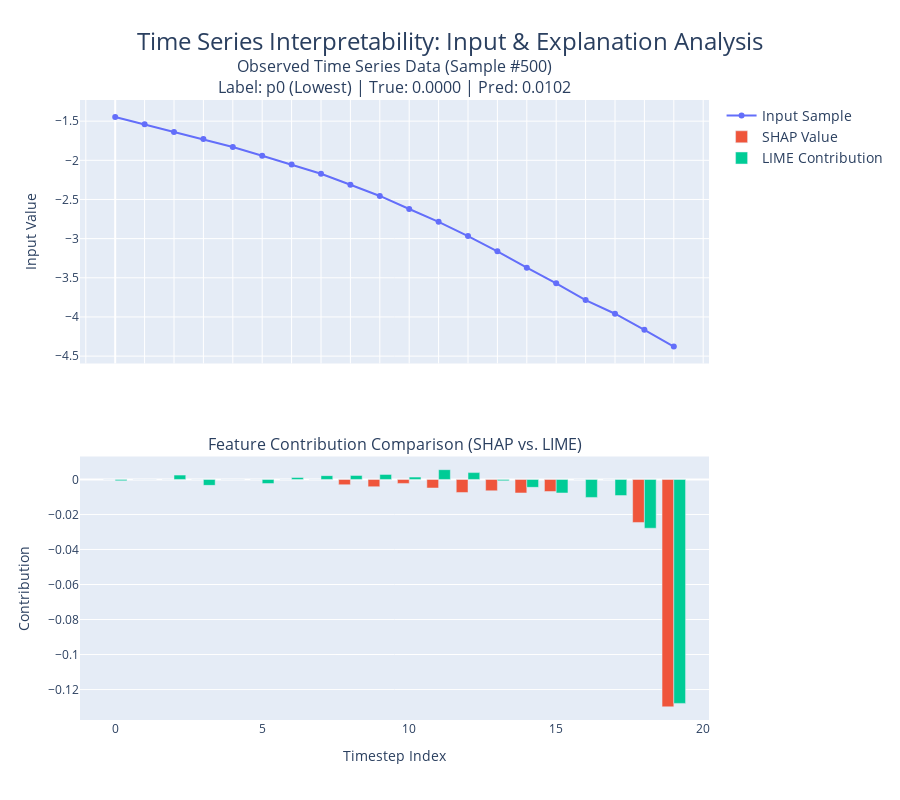
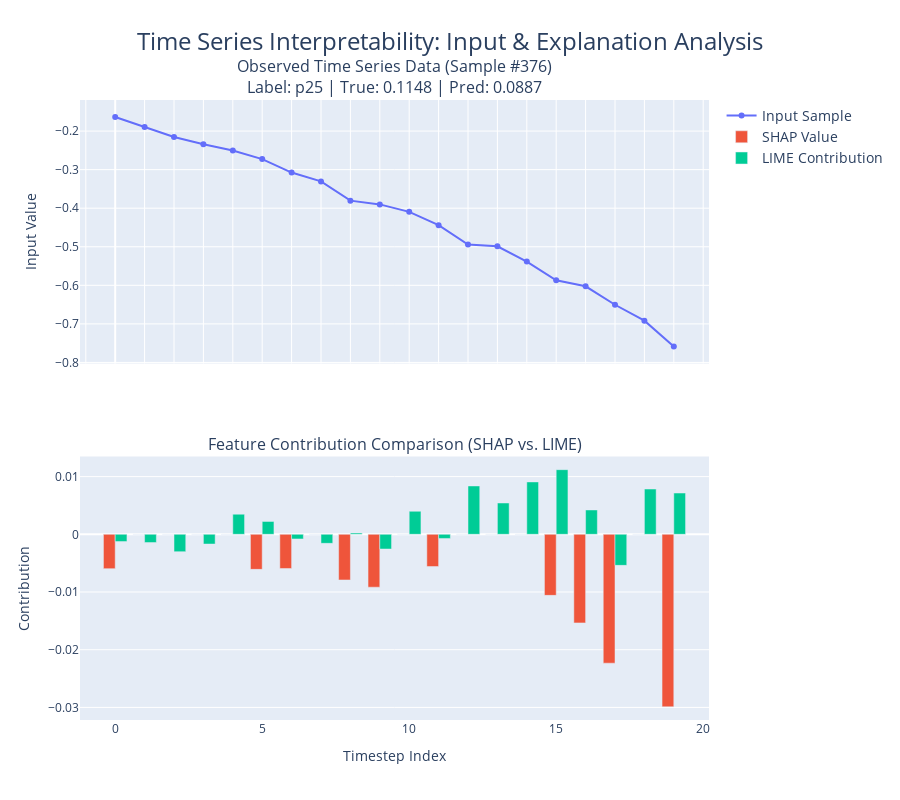
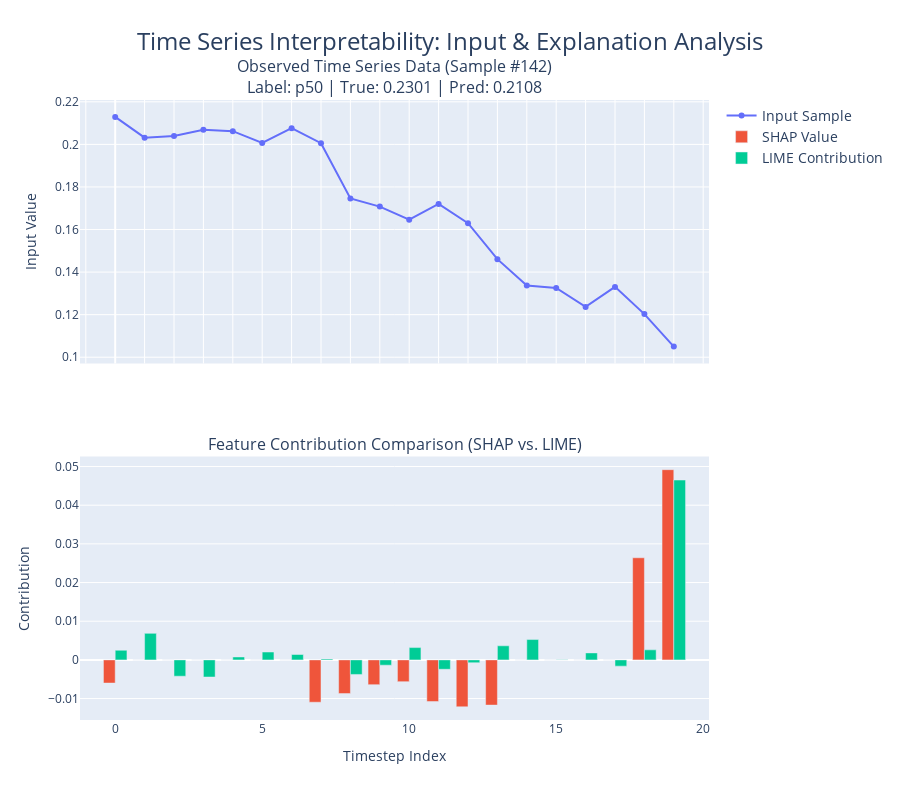
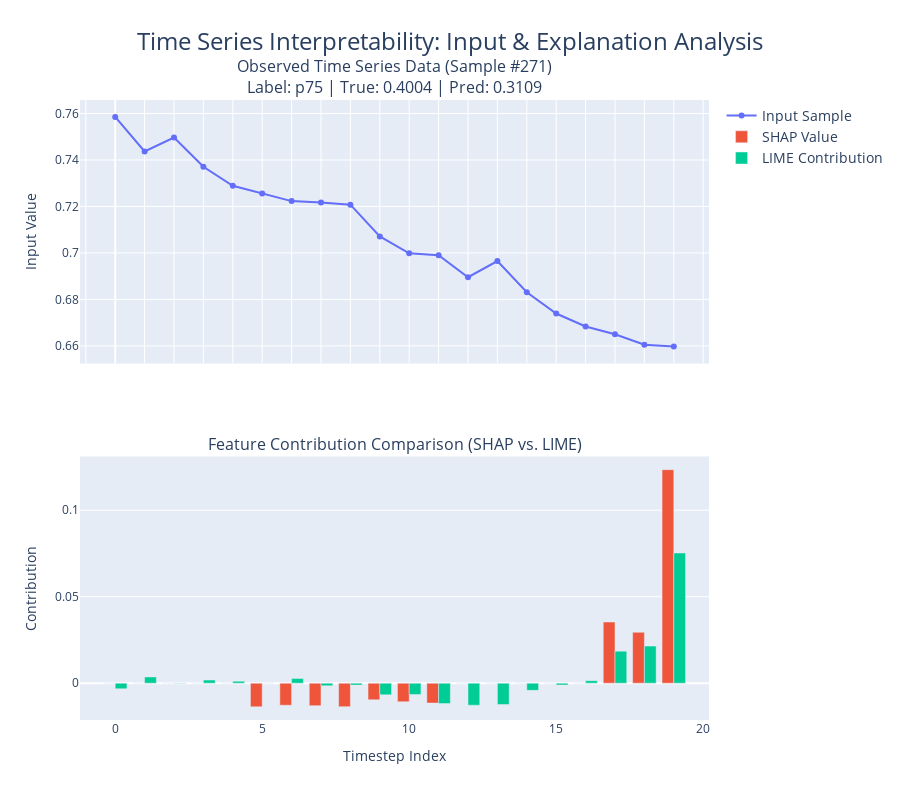

Notebook code cell kept with these figures, in order:
### Markdown cell above
This subsection will explore how the explanations change for different percentiles of the target variable. We will use the SHAP and LIME libraries to explain the predictions of a regression model.

### Code cell
# ===============================================
# Looking at how SHAP and LIME values compare for samples for different values of the target variable
# ===============================================
# The purpose of this section is to show how the predictions change for samples with different target values.
# We will pick samples at different percentiles of the target variable, then compare SHAP and LIME explanations.

y_pred_lstm = lstm_model.predict(X_test_flat.reshape(-1, 20, 1), verbose=False).flatten()

# =======================================
# 1) Pick Interesting Samples (Percentiles)
# =======================================
sorted_indices = np.argsort(y_test_reg) 
n_samples = len(y_test_reg)

p0_index   = sorted_indices[0]
p25_index  = sorted_indices[int(0.25 * n_samples)]
p50_index  = sorted_indices[int(0.50 * n_samples)]
p75_index  = sorted_indices[int(0.75 * n_samples)]
p100_index = sorted_indices[-1]

percentile_indices = {
    "p0 (Lowest)": p0_index,
    "p25": p25_index,
    "p50": p50_index,
    "p75": p75_index,
    "p100 (Highest)": p100_index
}

print("Percentile sample indices based on true values:")
for label, idx in percentile_indices.items():
    print(f"{label}: index {idx}, "
          f"prediction {y_test_reg[idx]:.4f}, "
          f"true {y_pred_lstm[idx]:.4f}")


# =======================================
# 2) Generate Combined Plots using the explain_and_plot_shap_lime function.
# =======================================
for label, idx in percentile_indices.items():
    sample_2d = X_test_flat[idx]  # shape: (120,)
    true_val  = y_test_reg[idx]
    pred_val  = y_pred_lstm[idx]
    
    explain_and_plot_shap_lime(
        sample_2d=sample_2d,
        sample_index=idx,
        label=label,
        y_true=true_val,
        y_pred=pred_val
    )

### Figure 1 — Plotly figure (JSON) as saved in the notebook; plotly's stock layout.template omitted (floating-point values rounded to 4 significant figures)
{"data": [{"mode": "lines+markers", "name": "Input Sample", "type": "scatter", "x": [0, 1, 2, 3, 4, 5, 6, 7, 8, 9, 10, 11, 12, 13, 14, 15, 16, 17, 18, 19], "xaxis": "x", "y": [-1.446, -1.541, -1.64, -1.729, -1.83, -1.941, -2.054, -2.172, -2.312, -2.455, -2.622, -2.785, -2.967, -3.163, -3.371, -3.57, -3.785, -3.959, -4.164, -4.378], "yaxis": "y"}, {"name": "SHAP Value", "type": "bar", "x": [0, 1, 2, 3, 4, 5, 6, 7, 8, 9, 10, 11, 12, 13, 14, 15, 16, 17, 18, 19], "xaxis": "x2", "y": [0, 0, 0, 0, 0, 0, 0, 0, -0.003019, -0.00415, -0.002277, -0.004892, -0.007446, -0.006478, -0.007722, -0.006885, 0, 0, -0.02457, -0.1299], "yaxis": "y2"}, {"name": "LIME Contribution", "type": "bar", "x": [0, 1, 2, 3, 4, 5, 6, 7, 8, 9, 10, 11, 12, 13, 14, 15, 16, 17, 18, 19], "xaxis": "x2", "y": [-0.0007265, -5.584e-05, 0.002477, -0.003378, -5.995e-05, -0.002344, 0.001103, 0.002177, 0.002291, 0.002895, 0.001334, 0.00558, 0.003909, -0.0007553, -0.004508, -0.007724, -0.01027, -0.009216, -0.02787, -0.1279], "yaxis": "y2"}], "layout": {"annotations": [{"font": {"size": 16}, "showarrow": false, "text": "Observed Time Series Data (Sample #500)<br>Label: p0 (Lowest) | True: 0.0000 | Pred: 0.0102", "x": 0.5, "xanchor": "center", "xref": "paper", "y": 1, "yanchor": "bottom", "yref": "paper"}, {"font": {"size": 16}, "showarrow": false, "text": "Feature Contribution Comparison (SHAP vs. LIME)", "x": 0.5, "xanchor": "center", "xref": "paper", "y": 0.425, "yanchor": "bottom", "yref": "paper"}], "barmode": "group", "height": 800, "legend": {"font": {"size": 14}, "orientation": "v", "x": 1.02, "y": 1}, "title": {"font": {"size": 24}, "text": "Time Series Interpretability: Input & Explanation Analysis", "x": 0.5, "xanchor": "center"}, "xaxis": {"anchor": "y", "domain": [0, 1], "dtick": 1, "matches": "x2", "showticklabels": false, "tickmode": "linear"}, "xaxis2": {"anchor": "y2", "domain": [0, 1], "title": {"text": "Timestep Index"}}, "yaxis": {"anchor": "x", "domain": [0.575, 1], "title": {"text": "Input Value"}}, "yaxis2": {"anchor": "x2", "domain": [0, 0.425], "title": {"text": "Contribution"}}}}

### Figure 2 — Plotly figure (JSON) as saved in the notebook; plotly's stock layout.template omitted (floating-point values rounded to 4 significant figures)
{"data": [{"mode": "lines+markers", "name": "Input Sample", "type": "scatter", "x": [0, 1, 2, 3, 4, 5, 6, 7, 8, 9, 10, 11, 12, 13, 14, 15, 16, 17, 18, 19], "xaxis": "x", "y": [-0.1633, -0.1891, -0.2153, -0.2344, -0.2505, -0.2726, -0.3076, -0.3305, -0.3804, -0.3902, -0.4095, -0.4439, -0.4943, -0.4989, -0.5384, -0.5871, -0.6025, -0.6504, -0.6917, -0.7589], "yaxis": "y"}, {"name": "SHAP Value", "type": "bar", "x": [0, 1, 2, 3, 4, 5, 6, 7, 8, 9, 10, 11, 12, 13, 14, 15, 16, 17, 18, 19], "xaxis": "x2", "y": [-0.005949, 0, 0, 0, 0, -0.006076, -0.005924, 0, -0.007915, -0.009165, 0, -0.005587, 0, 0, 0, -0.01058, -0.01535, -0.02234, 0, -0.0299], "yaxis": "y2"}, {"name": "LIME Contribution", "type": "bar", "x": [0, 1, 2, 3, 4, 5, 6, 7, 8, 9, 10, 11, 12, 13, 14, 15, 16, 17, 18, 19], "xaxis": "x2", "y": [-0.001265, -0.001432, -0.003006, -0.001689, 0.00349, 0.002238, -0.0008032, -0.001564, 0.0002238, -0.002551, 0.003992, -0.000718, 0.008383, 0.005428, 0.009082, 0.0112, 0.004223, -0.005383, 0.007848, 0.007155], "yaxis": "y2"}], "layout": {"annotations": [{"font": {"size": 16}, "showarrow": false, "text": "Observed Time Series Data (Sample #376)<br>Label: p25 | True: 0.1148 | Pred: 0.0887", "x": 0.5, "xanchor": "center", "xref": "paper", "y": 1, "yanchor": "bottom", "yref": "paper"}, {"font": {"size": 16}, "showarrow": false, "text": "Feature Contribution Comparison (SHAP vs. LIME)", "x": 0.5, "xanchor": "center", "xref": "paper", "y": 0.425, "yanchor": "bottom", "yref": "paper"}], "barmode": "group", "height": 800, "legend": {"font": {"size": 14}, "orientation": "v", "x": 1.02, "y": 1}, "title": {"font": {"size": 24}, "text": "Time Series Interpretability: Input & Explanation Analysis", "x": 0.5, "xanchor": "center"}, "xaxis": {"anchor": "y", "domain": [0, 1], "dtick": 1, "matches": "x2", "showticklabels": false, "tickmode": "linear"}, "xaxis2": {"anchor": "y2", "domain": [0, 1], "title": {"text": "Timestep Index"}}, "yaxis": {"anchor": "x", "domain": [0.575, 1], "title": {"text": "Input Value"}}, "yaxis2": {"anchor": "x2", "domain": [0, 0.425], "title": {"text": "Contribution"}}}}

### Figure 3 — Plotly figure (JSON) as saved in the notebook; plotly's stock layout.template omitted (floating-point values rounded to 4 significant figures)
{"data": [{"mode": "lines+markers", "name": "Input Sample", "type": "scatter", "x": [0, 1, 2, 3, 4, 5, 6, 7, 8, 9, 10, 11, 12, 13, 14, 15, 16, 17, 18, 19], "xaxis": "x", "y": [0.2129, 0.2032, 0.204, 0.2069, 0.2062, 0.2007, 0.2076, 0.2006, 0.1746, 0.1708, 0.1646, 0.172, 0.163, 0.1461, 0.1337, 0.1325, 0.1236, 0.133, 0.1203, 0.105], "yaxis": "y"}, {"name": "SHAP Value", "type": "bar", "x": [0, 1, 2, 3, 4, 5, 6, 7, 8, 9, 10, 11, 12, 13, 14, 15, 16, 17, 18, 19], "xaxis": "x2", "y": [-0.005997, 0, 0, 0, 0, 0, 0, -0.01095, -0.008719, -0.006399, -0.005627, -0.01077, -0.01214, -0.01169, 0, 0, 0, 0, 0.0264, 0.04919], "yaxis": "y2"}, {"name": "LIME Contribution", "type": "bar", "x": [0, 1, 2, 3, 4, 5, 6, 7, 8, 9, 10, 11, 12, 13, 14, 15, 16, 17, 18, 19], "xaxis": "x2", "y": [0.002499, 0.006856, -0.004223, -0.004435, 0.0007559, 0.002034, 0.001392, 0.0002413, -0.003766, -0.00137, 0.003182, -0.002431, -0.0007373, 0.003639, 0.005258, 3.621e-05, 0.001805, -0.001616, 0.002598, 0.04651], "yaxis": "y2"}], "layout": {"annotations": [{"font": {"size": 16}, "showarrow": false, "text": "Observed Time Series Data (Sample #142)<br>Label: p50 | True: 0.2301 | Pred: 0.2108", "x": 0.5, "xanchor": "center", "xref": "paper", "y": 1, "yanchor": "bottom", "yref": "paper"}, {"font": {"size": 16}, "showarrow": false, "text": "Feature Contribution Comparison (SHAP vs. LIME)", "x": 0.5, "xanchor": "center", "xref": "paper", "y": 0.425, "yanchor": "bottom", "yref": "paper"}], "barmode": "group", "height": 800, "legend": {"font": {"size": 14}, "orientation": "v", "x": 1.02, "y": 1}, "title": {"font": {"size": 24}, "text": "Time Series Interpretability: Input & Explanation Analysis", "x": 0.5, "xanchor": "center"}, "xaxis": {"anchor": "y", "domain": [0, 1], "dtick": 1, "matches": "x2", "showticklabels": false, "tickmode": "linear"}, "xaxis2": {"anchor": "y2", "domain": [0, 1], "title": {"text": "Timestep Index"}}, "yaxis": {"anchor": "x", "domain": [0.575, 1], "title": {"text": "Input Value"}}, "yaxis2": {"anchor": "x2", "domain": [0, 0.425], "title": {"text": "Contribution"}}}}

### Figure 4 — Plotly figure (JSON) as saved in the notebook; plotly's stock layout.template omitted (floating-point values rounded to 4 significant figures)
{"data": [{"mode": "lines+markers", "name": "Input Sample", "type": "scatter", "x": [0, 1, 2, 3, 4, 5, 6, 7, 8, 9, 10, 11, 12, 13, 14, 15, 16, 17, 18, 19], "xaxis": "x", "y": [0.7585, 0.7437, 0.7497, 0.7371, 0.7289, 0.7255, 0.7223, 0.7217, 0.7208, 0.7071, 0.6999, 0.699, 0.6895, 0.6965, 0.6831, 0.6739, 0.6684, 0.665, 0.6605, 0.6597], "yaxis": "y"}, {"name": "SHAP Value", "type": "bar", "x": [0, 1, 2, 3, 4, 5, 6, 7, 8, 9, 10, 11, 12, 13, 14, 15, 16, 17, 18, 19], "xaxis": "x2", "y": [0, 0, 0, 0, 0, -0.01366, -0.01274, -0.013, -0.01359, -0.009592, -0.01071, -0.0115, 0, 0, 0, 0, 0, 0.03537, 0.02942, 0.1234], "yaxis": "y2"}, {"name": "LIME Contribution", "type": "bar", "x": [0, 1, 2, 3, 4, 5, 6, 7, 8, 9, 10, 11, 12, 13, 14, 15, 16, 17, 18, 19], "xaxis": "x2", "y": [-0.003246, 0.003635, 5.88e-05, 0.001838, 0.00119, -9.42e-05, 0.00268, -0.001531, -0.001108, -0.006725, -0.00653, -0.0118, -0.01273, -0.0123, -0.004137, -0.001052, 0.001452, 0.01853, 0.02144, 0.0753], "yaxis": "y2"}], "layout": {"annotations": [{"font": {"size": 16}, "showarrow": false, "text": "Observed Time Series Data (Sample #271)<br>Label: p75 | True: 0.4004 | Pred: 0.3109", "x": 0.5, "xanchor": "center", "xref": "paper", "y": 1, "yanchor": "bottom", "yref": "paper"}, {"font": {"size": 16}, "showarrow": false, "text": "Feature Contribution Comparison (SHAP vs. LIME)", "x": 0.5, "xanchor": "center", "xref": "paper", "y": 0.425, "yanchor": "bottom", "yref": "paper"}], "barmode": "group", "height": 800, "legend": {"font": {"size": 14}, "orientation": "v", "x": 1.02, "y": 1}, "title": {"font": {"size": 24}, "text": "Time Series Interpretability: Input & Explanation Analysis", "x": 0.5, "xanchor": "center"}, "xaxis": {"anchor": "y", "domain": [0, 1], "dtick": 1, "matches": "x2", "showticklabels": false, "tickmode": "linear"}, "xaxis2": {"anchor": "y2", "domain": [0, 1], "title": {"text": "Timestep Index"}}, "yaxis": {"anchor": "x", "domain": [0.575, 1], "title": {"text": "Input Value"}}, "yaxis2": {"anchor": "x2", "domain": [0, 0.425], "title": {"text": "Contribution"}}}}
